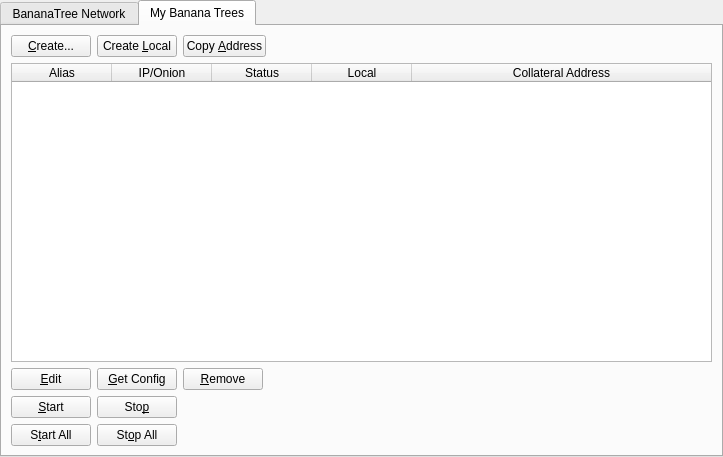
<?xml version="1.0" encoding="UTF-8"?>
<ui version="4.0">
 <class>MasternodeManager</class>
 <widget class="QWidget" name="MasternodeManager">
  <property name="geometry">
   <rect>
    <x>0</x>
    <y>0</y>
    <width>723</width>
    <height>457</height>
   </rect>
  </property>
  <property name="windowTitle">
   <string>Form</string>
  </property>
  <layout class="QVBoxLayout" name="topLayout">
   <property name="leftMargin">
    <number>0</number>
   </property>
   <property name="topMargin">
    <number>0</number>
   </property>
   <property name="rightMargin">
    <number>0</number>
   </property>
   <property name="bottomMargin">
    <number>0</number>
   </property>
   <item>
    <layout class="QVBoxLayout" name="verticalLayout">
     <property name="bottomMargin">
      <number>0</number>
     </property>
     <item>
      <widget class="QTabWidget" name="tabWidget">
       <property name="currentIndex">
        <number>1</number>
       </property>
       <widget class="QWidget" name="tab">
        <attribute name="title">
         <string>BananaTree Network</string>
        </attribute>
        <layout class="QGridLayout" name="gridLayout">
         <item row="1" column="0">
          <widget class="QTableWidget" name="tableWidget">
           <property name="editTriggers">
            <set>QAbstractItemView::NoEditTriggers</set>
           </property>
           <property name="alternatingRowColors">
            <bool>true</bool>
           </property>
           <property name="selectionBehavior">
            <enum>QAbstractItemView::SelectRows</enum>
           </property>
           <attribute name="horizontalHeaderStretchLastSection">
            <bool>true</bool>
           </attribute>
           <column>
            <property name="text">
             <string>Address</string>
            </property>
           </column>
           <column>
            <property name="text">
             <string>Rank</string>
            </property>
           </column>
           <column>
            <property name="text">
             <string>Active</string>
            </property>
           </column>
           <column>
            <property name="text">
             <string>Active (secs)</string>
            </property>
           </column>
           <column>
            <property name="text">
             <string>Last Seen</string>
            </property>
           </column>
           <column>
            <property name="text">
             <string>Pubkey</string>
            </property>
           </column>
          </widget>
         </item>
         <item row="0" column="0">
          <layout class="QHBoxLayout" name="horizontalLayout_3">
           <property name="bottomMargin">
            <number>0</number>
           </property>
           <item>
            <widget class="QLabel" name="label_2">
             <property name="text">
              <string>Banana Tree Count:</string>
             </property>
            </widget>
           </item>
           <item>
            <widget class="QLabel" name="countLabel">
             <property name="text">
              <string>0</string>
             </property>
            </widget>
           </item>
           <item>
            <spacer name="horizontalSpacer_3">
             <property name="orientation">
              <enum>Qt::Horizontal</enum>
             </property>
             <property name="sizeHint" stdset="0">
              <size>
               <width>40</width>
               <height>20</height>
              </size>
             </property>
            </spacer>
           </item>
          </layout>
         </item>
        </layout>
       </widget>
       <widget class="QWidget" name="tab_2">
        <attribute name="title">
         <string>My Banana Trees</string>
        </attribute>
        <layout class="QGridLayout" name="gridLayout_2">
         <item row="0" column="0">
          <layout class="QVBoxLayout" name="verticalLayout_2">
           <property name="bottomMargin">
            <number>0</number>
           </property>
           <item>
            <layout class="QHBoxLayout" name="horizontalLayout">
             <item>
              <widget class="QPushButton" name="createButton">
               <property name="text">
                <string>&amp;Create...</string>
               </property>
              </widget>
             </item>
             <item>
              <widget class="QPushButton" name="localButton">
               <property name="text">
                <string>Create &amp;Local</string>
               </property>
              </widget>
             </item>
             <item>
              <widget class="QPushButton" name="copyAddressButton">
               <property name="text">
                <string>Copy &amp;Address</string>
               </property>
              </widget>
             </item>
             <item>
              <spacer name="horizontalSpacer">
               <property name="orientation">
                <enum>Qt::Horizontal</enum>
               </property>
               <property name="sizeHint" stdset="0">
                <size>
                 <width>40</width>
                 <height>20</height>
                </size>
               </property>
              </spacer>
             </item>
            </layout>
           </item>
           <item>
            <widget class="QTableWidget" name="tableWidget_2">
             <property name="editTriggers">
              <set>QAbstractItemView::NoEditTriggers</set>
             </property>
             <property name="alternatingRowColors">
              <bool>true</bool>
             </property>
             <property name="selectionMode">
              <enum>QAbstractItemView::SingleSelection</enum>
             </property>
             <property name="selectionBehavior">
              <enum>QAbstractItemView::SelectRows</enum>
             </property>
             <attribute name="horizontalHeaderStretchLastSection">
              <bool>true</bool>
             </attribute>
             <column>
              <property name="text">
               <string>Alias</string>
              </property>
             </column>
             <column>
              <property name="text">
               <string>IP/Onion</string>
              </property>
             </column>
             <column>
              <property name="text">
               <string>Status</string>
              </property>
             </column>
             <column>
              <property name="text">
               <string>Local</string>
              </property>
             </column>
             <column>
              <property name="text">
               <string>Collateral Address</string>
              </property>
             </column>
            </widget>
           </item>
           <item>
            <layout class="QHBoxLayout" name="horizontalLayout_2">
             <property name="bottomMargin">
              <number>0</number>
             </property>
             <item>
              <widget class="QPushButton" name="editButton">
               <property name="text">
                <string>&amp;Edit</string>
               </property>
              </widget>
             </item>
             <item>
              <widget class="QPushButton" name="getConfigButton">
               <property name="text">
                <string>&amp;Get Config</string>
               </property>
              </widget>
             </item>
             <item>
              <widget class="QPushButton" name="removeButton">
               <property name="text">
                <string>&amp;Remove</string>
               </property>
              </widget>
             </item>
             <item>
              <spacer name="horizontalSpacer_2">
               <property name="orientation">
                <enum>Qt::Horizontal</enum>
               </property>
               <property name="sizeHint" stdset="0">
                <size>
                 <width>40</width>
                 <height>20</height>
                </size>
               </property>
              </spacer>
             </item>
            </layout>
           </item>
           <item>
            <layout class="QHBoxLayout" name="horizontalLayout_4">
             <property name="bottomMargin">
              <number>0</number>
             </property>
             <item>
              <widget class="QPushButton" name="startButton">
               <property name="text">
                <string>&amp;Start</string>
               </property>
              </widget>
             </item>
             <item>
              <widget class="QPushButton" name="stopButton">
               <property name="text">
                <string>Sto&amp;p</string>
               </property>
              </widget>
             </item>
             <item>
              <spacer name="horizontalSpacer_4">
               <property name="orientation">
                <enum>Qt::Horizontal</enum>
               </property>
               <property name="sizeHint" stdset="0">
                <size>
                 <width>40</width>
                 <height>20</height>
                </size>
               </property>
              </spacer>
             </item>
            </layout>
           </item>
           <item>
            <layout class="QHBoxLayout" name="horizontalLayout_5">
             <property name="bottomMargin">
              <number>0</number>
             </property>
             <item>
              <widget class="QPushButton" name="startAllButton">
               <property name="text">
                <string>S&amp;tart All</string>
               </property>
              </widget>
             </item>
             <item>
              <widget class="QPushButton" name="stopAllButton">
               <property name="text">
                <string>St&amp;op All</string>
               </property>
              </widget>
             </item>
             <item>
              <spacer name="horizontalSpacer_5">
               <property name="orientation">
                <enum>Qt::Horizontal</enum>
               </property>
               <property name="sizeHint" stdset="0">
                <size>
                 <width>40</width>
                 <height>20</height>
                </size>
               </property>
              </spacer>
             </item>
            </layout>
           </item>
          </layout>
         </item>
        </layout>
       </widget>
      </widget>
     </item>
    </layout>
   </item>
  </layout>
 </widget>
 <resources/>
 <connections/>
</ui>
